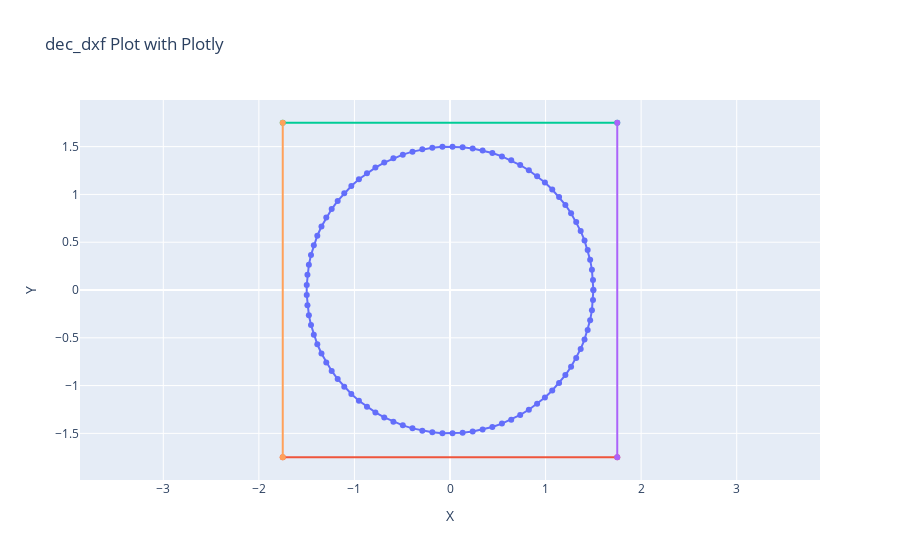

Notebook cell for this chart:
### Code cell
get_plotly_graph_from_dxf('samples\dxf\Square-Circle.dxf')
